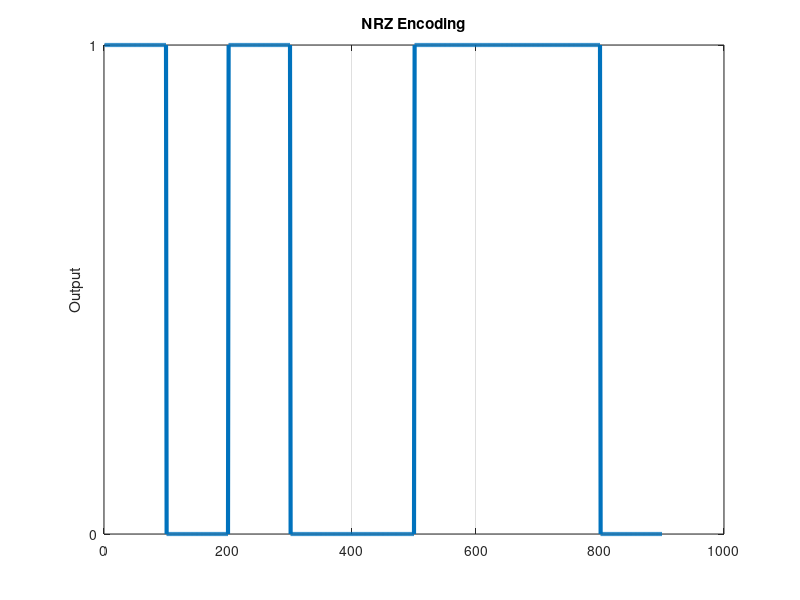

This chart was generated by the following MATLAB code:
bits = [1 0 1 0 0 1 1 1 0 ];              % Input
T = length(bits);                              % Lenght of input
n = 100;                                           % Oversampling rate
x = zeros(1,length(bits)*n);            % Output array

for i = 0:length(bits)-1                    
  if bits(i+1) == 1                             % Control of input
    x(i*n+1:(i+1)*n) = 1;                    % NRZ Encoding for input "1"
    x((i+1)*n+1:(i+1)*n) = 0;
  else
    x(i*n+1:(i+1)*n) = 0;                     % NRZ Encoding for input "0"
    x((i+1)*n+1:(i+1)*n) = 1;
  end
end

figure;                                                 % Ploting the figure
plot(x,'LineWidth',3); grid on
title('NRZ Encoding')
set(gca,'YTick',[0:1]);
ylabel('Output') 